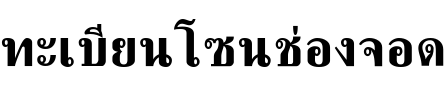
        <widget class="QFrame" name="left_head_frame">
         <property name="maximumSize">
          <size>
           <width>16777215</width>
           <height>150</height>
          </size>
         </property>
         <property name="styleSheet">
          <string notr="true">background-color: rgb(255, 255, 255);</string>
         </property>
         <property name="frameShape">
          <enum>QFrame::NoFrame</enum>
         </property>
         <property name="frameShadow">
          <enum>QFrame::Raised</enum>
         </property>
         <property name="lineWidth">
          <number>0</number>
         </property>
         <layout class="QHBoxLayout" name="horizontalLayout">
          <property name="spacing">
           <number>0</number>
          </property>
          <property name="leftMargin">
           <number>0</number>
          </property>
          <property name="topMargin">
           <number>0</number>
          </property>
          <property name="rightMargin">
           <number>0</number>
          </property>
          <property name="bottomMargin">
           <number>0</number>
          </property>
          <item>
           <widget class="QLabel" name="label">
            <property name="maximumSize">
             <size>
              <width>16777215</width>
              <height>16777215</height>
             </size>
            </property>
            <property name="font">
             <font>
              <family>Mitr SemiBold</family>
              <pointsize>40</pointsize>
              <weight>75</weight>
              <bold>true</bold>
             </font>
            </property>
            <property name="text">
             <string>ทะเบียน</string>
            </property>
            <property name="alignment">
             <set>Qt::AlignCenter</set>
            </property>
           </widget>
          </item>
          <item>
           <widget class="QLabel" name="label_2">
            <property name="maximumSize">
             <size>
              <width>16777215</width>
              <height>16777215</height>
             </size>
            </property>
            <property name="font">
             <font>
              <family>Mitr SemiBold</family>
              <pointsize>40</pointsize>
              <weight>75</weight>
              <bold>true</bold>
             </font>
            </property>
            <property name="text">
             <string>โซน</string>
            </property>
            <property name="alignment">
             <set>Qt::AlignCenter</set>
            </property>
           </widget>
          </item>
          <item>
           <widget class="QLabel" name="label_3">
            <property name="maximumSize">
             <size>
              <width>16777215</width>
              <height>16777215</height>
             </size>
            </property>
            <property name="font">
             <font>
              <family>Mitr SemiBold</family>
              <pointsize>40</pointsize>
              <weight>75</weight>
              <bold>true</bold>
             </font>
            </property>
            <property name="lineWidth">
             <number>0</number>
            </property>
            <property name="text">
             <string>ช่องจอด</string>
            </property>
            <property name="alignment">
             <set>Qt::AlignCenter</set>
            </property>
           </widget>
          </item>
         </layout>
        </widget>
